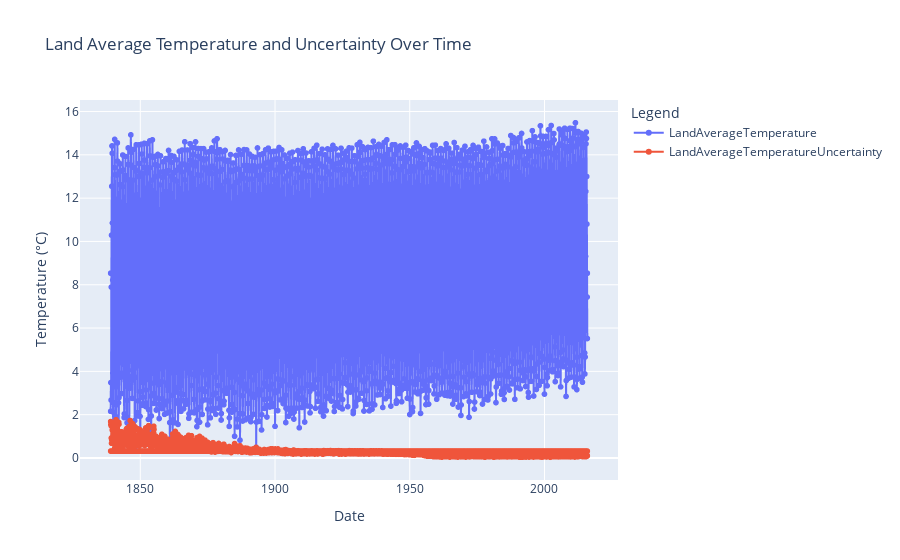

This figure's notebook cell:
### Code cell
fig = px.scatter(df, x='dt', y=['LandAverageTemperature', 'LandAverageTemperatureUncertainty'],
              labels={'value': 'Temperature (°C)', 'variable': 'Legend'},
              title='Land Average Temperature and Uncertainty Over Time',trendline='ols', trendline_color_override='white')
fig.update_traces(mode='markers+lines')
fig.update_layout(xaxis_title='Date', yaxis_title='Temperature (°C)')
fig.show()

### Figure 1 — Plotly figure (JSON) as saved in the notebook; plotly's stock layout.template omitted (floating-point values rounded to 4 significant figures; data arrays with more than 128 entries replaced by an {"elided": "..."} marker saying what was removed)
{"data": [{"hovertemplate": "Legend=LandAverageTemperature<br>dt=%{x}<br>Temperature (°C)=%{y}<extra></extra>", "legendgroup": "LandAverageTemperature", "marker": {"color": "#636efa", "symbol": "circle"}, "mode": "markers+lines", "name": "LandAverageTemperature", "showlegend": true, "type": "scattergl", "x": {"elided": "2124 str values"}, "xaxis": "x", "y": {"elided": "2124 float values"}, "yaxis": "y"}, {"hovertemplate": "<b>OLS trendline</b><br>value = 0.000636853 * dt + 8.53274<br>R<sup>2</sup>=0.000000<br><br>Legend=LandAverageTemperature<br>dt=%{x}<br>Temperature (°C)=%{y} <b>(trend)</b><extra></extra>", "legendgroup": "LandAverageTemperature", "line": {"color": "white"}, "marker": {"color": "#636efa", "symbol": "circle"}, "mode": "markers+lines", "name": "LandAverageTemperature", "showlegend": false, "type": "scattergl", "x": {"elided": "2124 str values"}, "xaxis": "x", "y": {"elided": "2124 float values"}, "yaxis": "y"}, {"hovertemplate": "Legend=LandAverageTemperatureUncertainty<br>dt=%{x}<br>Temperature (°C)=%{y}<extra></extra>", "legendgroup": "LandAverageTemperatureUncertainty", "marker": {"color": "#EF553B", "symbol": "circle"}, "mode": "markers+lines", "name": "LandAverageTemperatureUncertainty", "showlegend": true, "type": "scattergl", "x": {"elided": "2124 str values"}, "xaxis": "x", "y": {"elided": "2124 float values"}, "yaxis": "y"}, {"hovertemplate": "<b>OLS trendline</b><br>value = 0.000560501 * dt + 0.317743<br>R<sup>2</sup>=0.000006<br><br>Legend=LandAverageTemperatureUncertainty<br>dt=%{x}<br>Temperature (°C)=%{y} <b>(trend)</b><extra></extra>", "legendgroup": "LandAverageTemperatureUncertainty", "line": {"color": "white"}, "marker": {"color": "#EF553B", "symbol": "circle"}, "mode": "markers+lines", "name": "LandAverageTemperatureUncertainty", "showlegend": false, "type": "scattergl", "x": {"elided": "2124 str values"}, "xaxis": "x", "y": {"elided": "2124 float values"}, "yaxis": "y"}], "layout": {"legend": {"title": {"text": "Legend"}, "tracegroupgap": 0}, "title": {"text": "Land Average Temperature and Uncertainty Over Time"}, "xaxis": {"anchor": "y", "domain": [0, 1], "title": {"text": "Date"}}, "yaxis": {"anchor": "x", "domain": [0, 1], "title": {"text": "Temperature (°C)"}}}}
